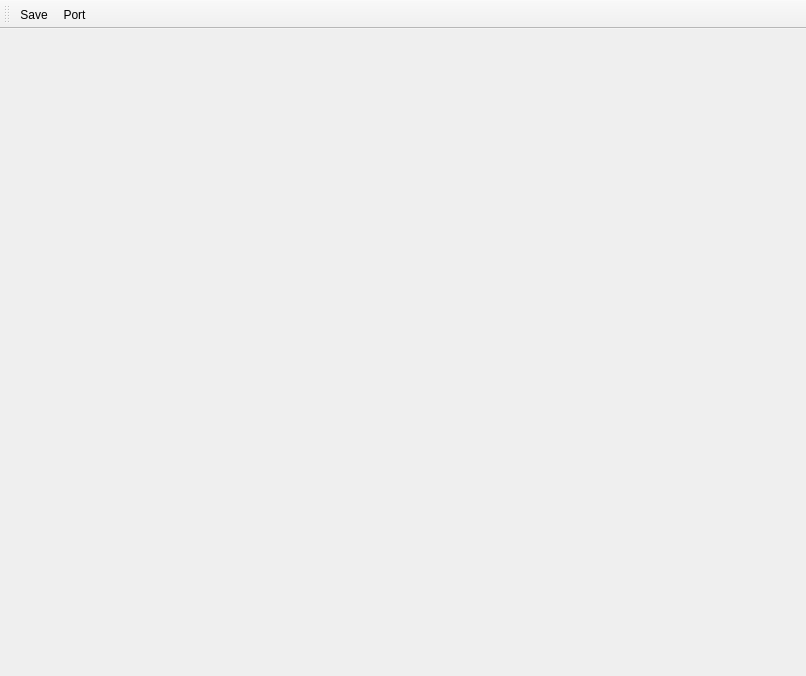
<?xml version="1.0" encoding="UTF-8"?>
<ui version="4.0">
 <class>MainWindow</class>
 <widget class="QMainWindow" name="MainWindow">
  <property name="geometry">
   <rect>
    <x>0</x>
    <y>0</y>
    <width>806</width>
    <height>676</height>
   </rect>
  </property>
  <property name="windowTitle">
   <string>MainWindow</string>
  </property>
  <widget class="QWidget" name="centralwidget"/>
  <widget class="QToolBar" name="toolBar">
   <property name="windowTitle">
    <string>toolBar</string>
   </property>
   <attribute name="toolBarArea">
    <enum>TopToolBarArea</enum>
   </attribute>
   <attribute name="toolBarBreak">
    <bool>false</bool>
   </attribute>
   <addaction name="actionSave"/>
   <addaction name="actionPort"/>
  </widget>
  <widget class="QMenuBar" name="menuBar">
   <property name="geometry">
    <rect>
     <x>0</x>
     <y>0</y>
     <width>806</width>
     <height>19</height>
    </rect>
   </property>
  </widget>
  <action name="actionSave">
   <property name="text">
    <string>Save</string>
   </property>
   <property name="shortcut">
    <string>Ctrl+S</string>
   </property>
  </action>
  <action name="actionPort">
   <property name="text">
    <string>Port</string>
   </property>
  </action>
 </widget>
 <resources/>
 <connections/>
</ui>
